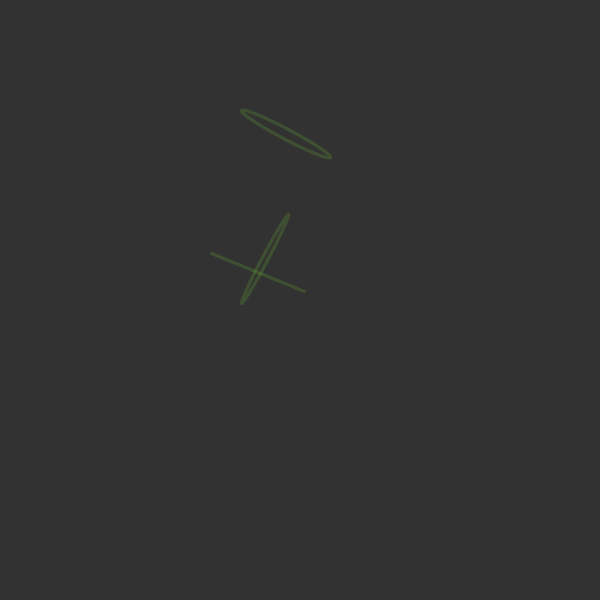
Frame 1 (no input)
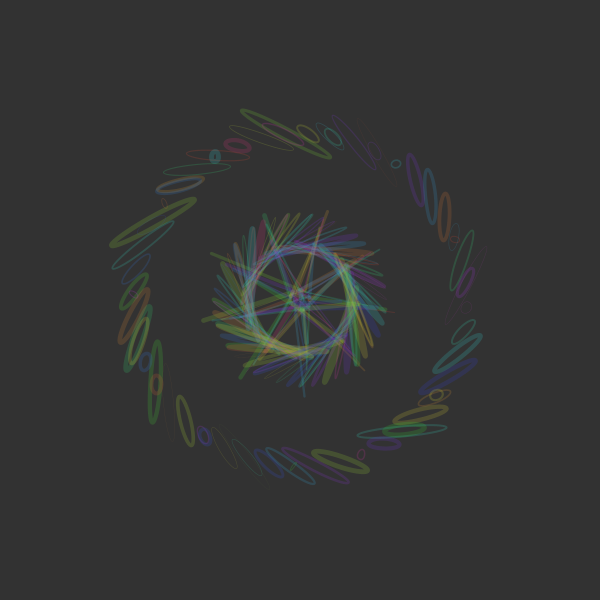
Frame 60 (the mouse pressed at the canvas centre just before this capture)
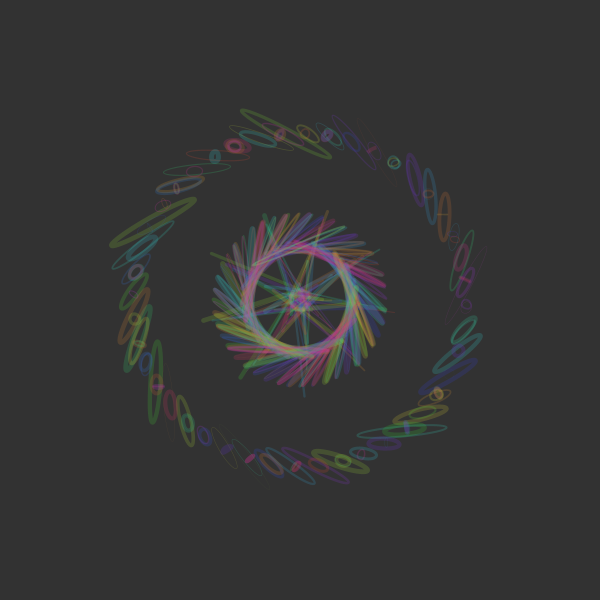
Frame 120 (the mouse held since frame 60 and released just before this capture)

The Processing sketch that drew these frames (run headless with seeded random() and noise(); from frame 60 on, the mouse is pressed at the canvas centre):

// Processing sketch: processing_170207
// ── processing_170207.pde

/* OpenProcessing Tweak of *@*http://www.openprocessing.org/sketch/167568*@* */
/* !do not delete the line above, required for linking your tweak if you upload again */

//import processing.pdf.*;

float x, y;
float angle = 0; 
float r = 100;
float diff = 1; 


void setup() {
  size(600, 600);
  background(50);
   colorMode(HSB);
  //beginRecord(PDF, "every.pdf");
}

void draw() {

  noFill(); 


  x = r * cos(angle); 
  y = r * sin(angle);

strokeWeight(random(5)); 
 stroke(random(255),190,205,50);
  translate(width/2, height/2); 
  rotate(r+400); 
 ellipse(90, 140, x, 10);
  ellipse(50, 20, 5, 100);
  line( 0, 10, x, y); 

  angle = angle +0.3;
  r = r - diff;

  if ( r == 0 || r == 200) { 
    diff =  diff * -1;
  }
}
